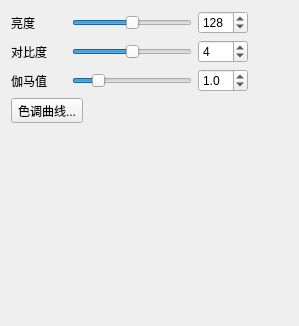
     <widget class="QWidget" name="tab_BCG">
      <attribute name="title">
       <string>亮度/对比度/伽马</string>
      </attribute>
      <layout class="QVBoxLayout" name="verticalLayout_2">
       <item>
        <layout class="QHBoxLayout" name="horizontalLayout_8" stretch="0,0,0,1">
         <item>
          <widget class="QLabel" name="label_19">
           <property name="minimumSize">
            <size>
             <width>55</width>
             <height>0</height>
            </size>
           </property>
           <property name="text">
            <string>亮度</string>
           </property>
          </widget>
         </item>
         <item>
          <widget class="QSlider" name="Slider_brightness">
           <property name="sizePolicy">
            <sizepolicy hsizetype="Expanding" vsizetype="Fixed">
             <horstretch>0</horstretch>
             <verstretch>0</verstretch>
            </sizepolicy>
           </property>
           <property name="minimumSize">
            <size>
             <width>120</width>
             <height>0</height>
            </size>
           </property>
           <property name="styleSheet">
            <string notr="true">QSlider::handle:pressed{background:#007ad9;}</string>
           </property>
           <property name="minimum">
            <number>1</number>
           </property>
           <property name="maximum">
            <number>255</number>
           </property>
           <property name="pageStep">
            <number>25</number>
           </property>
           <property name="value">
            <number>128</number>
           </property>
           <property name="orientation">
            <enum>Qt::Horizontal</enum>
           </property>
          </widget>
         </item>
         <item>
          <widget class="QSpinBox" name="spin_brightness">
           <property name="minimumSize">
            <size>
             <width>50</width>
             <height>0</height>
            </size>
           </property>
           <property name="minimum">
            <number>1</number>
           </property>
           <property name="maximum">
            <number>255</number>
           </property>
           <property name="value">
            <number>128</number>
           </property>
          </widget>
         </item>
         <item>
          <spacer name="horizontalSpacer_6">
           <property name="orientation">
            <enum>Qt::Horizontal</enum>
           </property>
           <property name="sizeHint" stdset="0">
            <size>
             <width>40</width>
             <height>20</height>
            </size>
           </property>
          </spacer>
         </item>
        </layout>
       </item>
       <item>
        <layout class="QHBoxLayout" name="horizontalLayout_9" stretch="0,0,0,1">
         <item>
          <widget class="QLabel" name="label_20">
           <property name="minimumSize">
            <size>
             <width>55</width>
             <height>0</height>
            </size>
           </property>
           <property name="text">
            <string>对比度</string>
           </property>
          </widget>
         </item>
         <item>
          <widget class="QSlider" name="Slider_contrast">
           <property name="minimumSize">
            <size>
             <width>120</width>
             <height>0</height>
            </size>
           </property>
           <property name="styleSheet">
            <string notr="true">QSlider::handle:pressed{background:#007ad9;}</string>
           </property>
           <property name="minimum">
            <number>1</number>
           </property>
           <property name="maximum">
            <number>7</number>
           </property>
           <property name="pageStep">
            <number>1</number>
           </property>
           <property name="value">
            <number>4</number>
           </property>
           <property name="orientation">
            <enum>Qt::Horizontal</enum>
           </property>
          </widget>
         </item>
         <item>
          <widget class="QSpinBox" name="spin_contrast">
           <property name="minimumSize">
            <size>
             <width>50</width>
             <height>0</height>
            </size>
           </property>
           <property name="minimum">
            <number>1</number>
           </property>
           <property name="maximum">
            <number>7</number>
           </property>
           <property name="value">
            <number>4</number>
           </property>
          </widget>
         </item>
         <item>
          <spacer name="horizontalSpacer_7">
           <property name="orientation">
            <enum>Qt::Horizontal</enum>
           </property>
           <property name="sizeHint" stdset="0">
            <size>
             <width>40</width>
             <height>20</height>
            </size>
           </property>
          </spacer>
         </item>
        </layout>
       </item>
       <item>
        <layout class="QHBoxLayout" name="horizontalLayout_10" stretch="0,0,0,1">
         <item>
          <widget class="QLabel" name="label_21">
           <property name="minimumSize">
            <size>
             <width>55</width>
             <height>0</height>
            </size>
           </property>
           <property name="text">
            <string>伽马值</string>
           </property>
          </widget>
         </item>
         <item>
          <widget class="QSlider" name="Slider_gamma">
           <property name="minimumSize">
            <size>
             <width>120</width>
             <height>0</height>
            </size>
           </property>
           <property name="styleSheet">
            <string notr="true">QSlider::handle:pressed{background:#007ad9;}</string>
           </property>
           <property name="minimum">
            <number>1</number>
           </property>
           <property name="maximum">
            <number>50</number>
           </property>
           <property name="pageStep">
            <number>10</number>
           </property>
           <property name="value">
            <number>10</number>
           </property>
           <property name="orientation">
            <enum>Qt::Horizontal</enum>
           </property>
          </widget>
         </item>
         <item>
          <widget class="QDoubleSpinBox" name="dSpin_gamma">
           <property name="minimumSize">
            <size>
             <width>50</width>
             <height>0</height>
            </size>
           </property>
           <property name="decimals">
            <number>1</number>
           </property>
           <property name="minimum">
            <double>0.100000000000000</double>
           </property>
           <property name="maximum">
            <double>5.000000000000000</double>
           </property>
           <property name="singleStep">
            <double>0.100000000000000</double>
           </property>
           <property name="stepType">
            <enum>QAbstractSpinBox::DefaultStepType</enum>
           </property>
           <property name="value">
            <double>1.000000000000000</double>
           </property>
          </widget>
         </item>
         <item>
          <spacer name="horizontalSpacer_8">
           <property name="orientation">
            <enum>Qt::Horizontal</enum>
           </property>
           <property name="sizeHint" stdset="0">
            <size>
             <width>40</width>
             <height>20</height>
            </size>
           </property>
          </spacer>
         </item>
        </layout>
       </item>
       <item>
        <widget class="QToolButton" name="tbtn_colorCurve">
         <property name="text">
          <string>色调曲线...</string>
         </property>
        </widget>
       </item>
       <item>
        <spacer name="verticalSpacer_2">
         <property name="orientation">
          <enum>Qt::Vertical</enum>
         </property>
         <property name="sizeHint" stdset="0">
          <size>
           <width>20</width>
           <height>192</height>
          </size>
         </property>
        </spacer>
       </item>
      </layout>
     </widget>
